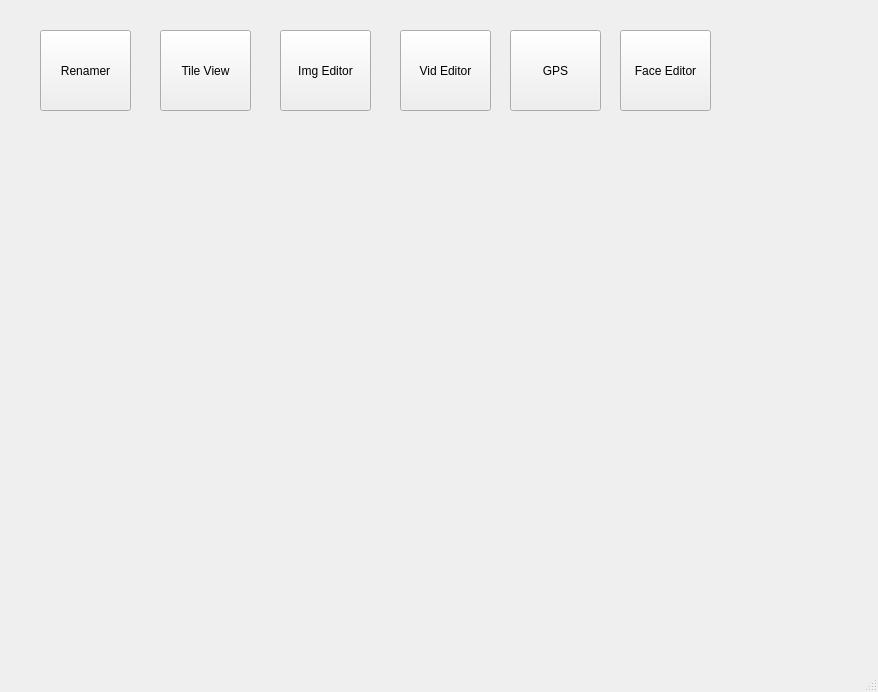
<?xml version="1.0" encoding="UTF-8"?>
<ui version="4.0">
 <class>MainWindow</class>
 <widget class="QMainWindow" name="MainWindow">
  <property name="geometry">
   <rect>
    <x>0</x>
    <y>0</y>
    <width>878</width>
    <height>692</height>
   </rect>
  </property>
  <property name="acceptDrops">
   <bool>true</bool>
  </property>
  <property name="windowTitle">
   <string>Media Management</string>
  </property>
  <widget class="QWidget" name="centralwidget">
   <property name="sizePolicy">
    <sizepolicy hsizetype="Expanding" vsizetype="Expanding">
     <horstretch>0</horstretch>
     <verstretch>0</verstretch>
    </sizepolicy>
   </property>
   <widget class="QPushButton" name="pushButton_renamer">
    <property name="geometry">
     <rect>
      <x>40</x>
      <y>30</y>
      <width>91</width>
      <height>81</height>
     </rect>
    </property>
    <property name="text">
     <string>Renamer</string>
    </property>
   </widget>
   <widget class="QPushButton" name="pushButton_editor_img">
    <property name="geometry">
     <rect>
      <x>280</x>
      <y>30</y>
      <width>91</width>
      <height>81</height>
     </rect>
    </property>
    <property name="text">
     <string>Img Editor</string>
    </property>
   </widget>
   <widget class="FileExplorerWidget" name="widget" native="true">
    <property name="geometry">
     <rect>
      <x>20</x>
      <y>130</y>
      <width>831</width>
      <height>451</height>
     </rect>
    </property>
    <property name="sizePolicy">
     <sizepolicy hsizetype="Expanding" vsizetype="Expanding">
      <horstretch>0</horstretch>
      <verstretch>0</verstretch>
     </sizepolicy>
    </property>
   </widget>
   <widget class="QPushButton" name="pushButton_tileview">
    <property name="geometry">
     <rect>
      <x>160</x>
      <y>30</y>
      <width>91</width>
      <height>81</height>
     </rect>
    </property>
    <property name="text">
     <string>Tile View</string>
    </property>
   </widget>
   <widget class="QPushButton" name="pushButton_gps">
    <property name="geometry">
     <rect>
      <x>510</x>
      <y>30</y>
      <width>91</width>
      <height>81</height>
     </rect>
    </property>
    <property name="text">
     <string>GPS</string>
    </property>
   </widget>
   <widget class="QPushButton" name="pushButton_editor_vid">
    <property name="geometry">
     <rect>
      <x>400</x>
      <y>30</y>
      <width>91</width>
      <height>81</height>
     </rect>
    </property>
    <property name="text">
     <string>Vid Editor</string>
    </property>
   </widget>
   <widget class="QPushButton" name="pushButton_editor_face">
    <property name="geometry">
     <rect>
      <x>620</x>
      <y>30</y>
      <width>91</width>
      <height>81</height>
     </rect>
    </property>
    <property name="text">
     <string>Face Editor</string>
    </property>
   </widget>
  </widget>
  <widget class="QMenuBar" name="menubar">
   <property name="geometry">
    <rect>
     <x>0</x>
     <y>0</y>
     <width>878</width>
     <height>22</height>
    </rect>
   </property>
  </widget>
  <widget class="QStatusBar" name="statusbar"/>
 </widget>
 <customwidgets>
  <customwidget>
   <class>FileExplorerWidget</class>
   <extends>QWidget</extends>
   <header>management.widgets.h</header>
   <container>1</container>
  </customwidget>
 </customwidgets>
 <resources/>
 <connections/>
</ui>
